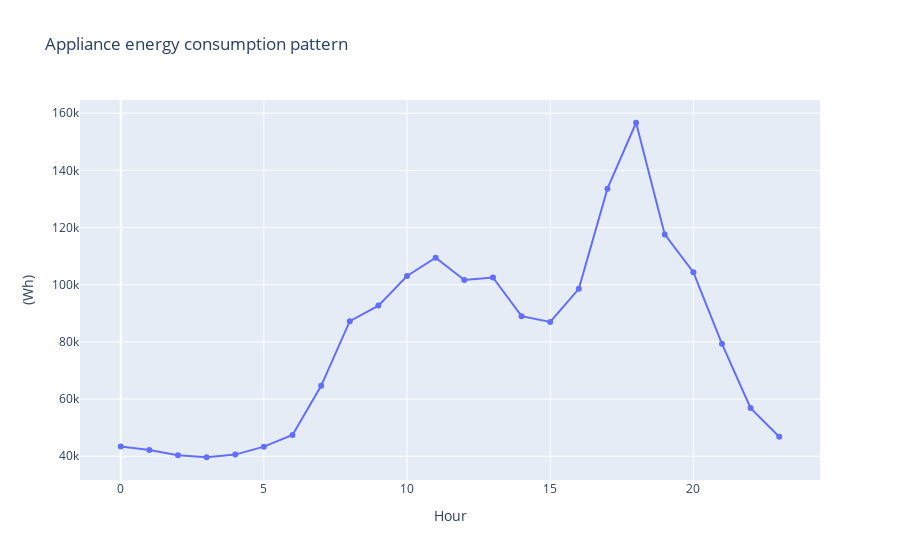

Write notebook code for a chart like this one.
### Code cell
from plotly.offline import init_notebook_mode, iplot
init_notebook_mode(connected=True)
import plotly.graph_objs as go
visData = go.Scatter( x = df.groupby('hour').Appliances.sum().index  ,  mode = "lines+markers",
                      y = df.groupby('hour').Appliances.sum().values )
layout = go.Layout(title = 'Appliance energy consumption pattern' , xaxis=dict(title='Hour'), yaxis=dict(title='(Wh)'))
fig = go.Figure(data=[visData],layout=layout)

iplot(fig)

### Figure 1 — Plotly figure (JSON) as saved in the notebook; plotly's stock layout.template omitted (floating-point values rounded to 4 significant figures)
{"data": [{"mode": "lines+markers", "type": "scatter", "x": [0, 1, 2, 3, 4, 5, 6, 7, 8, 9, 10, 11, 12, 13, 14, 15, 16, 17, 18, 19, 20, 21, 22, 23], "y": [43390, 42190, 40340, 39650, 40570, 43350, 47440, 64650, 87250, 92710, 103060, 109430, 101630, 102540, 89010, 86990, 98560, 133600, 156670, 117600, 104380, 79320, 56840, 46840]}], "layout": {"title": {"text": "Appliance energy consumption pattern"}, "xaxis": {"title": {"text": "Hour"}}, "yaxis": {"title": {"text": "(Wh)"}}}}
